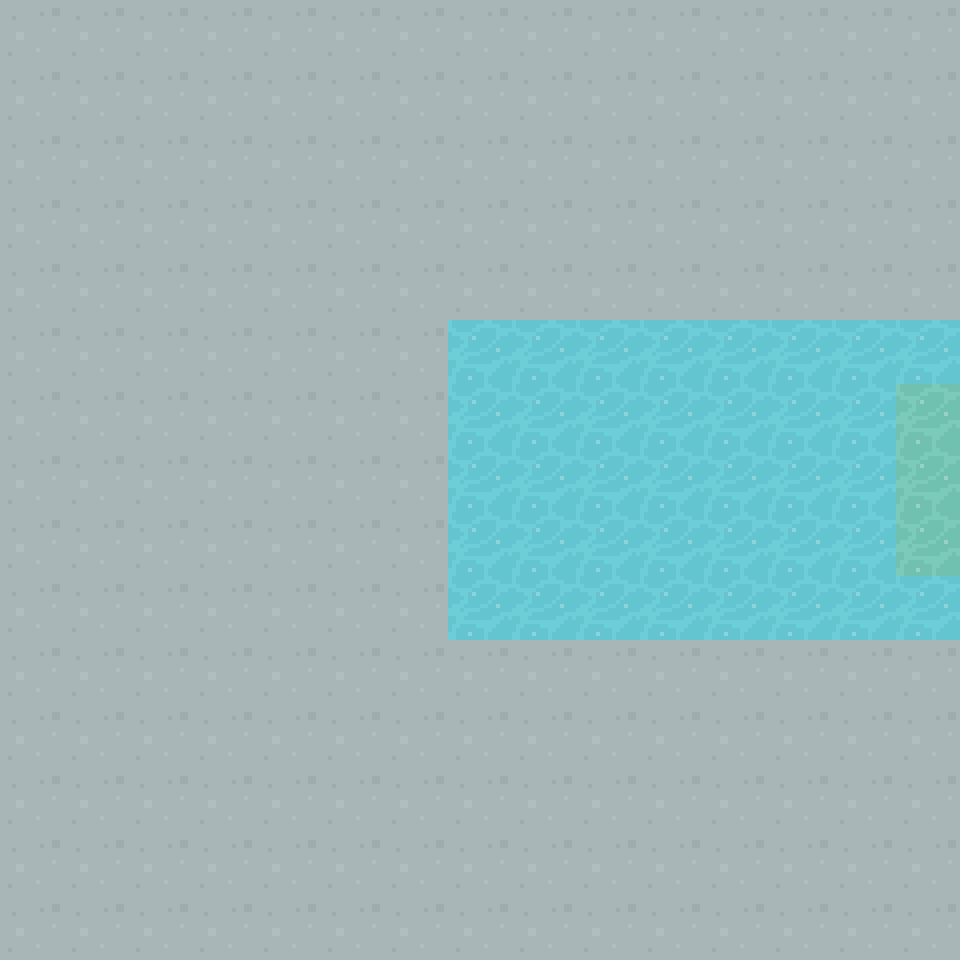

A 2D game scene composited from a Tiled map and its tileset images. What follows is a short description and the map's XML, with every tile layer's data as written:
An orthogonal 15x15 tile map with 64x64 px tiles, 1 tile layer (Tile Layer 1) and 1 object (EAST).

<map version="1.5" tiledversion="1.5.0" orientation="orthogonal" renderorder="right-down" width="15" height="15" tilewidth="64" tileheight="64" infinite="0" nextlayerid="3" nextobjectid="3">
 <tileset firstgid="1" source="../64TilesheetDungeon.tsx" />
 <layer id="1" name="Tile Layer 1" width="15" height="15">
  <data encoding="csv">
68,68,68,68,68,68,68,68,68,68,68,68,68,68,68,
68,68,68,68,68,68,68,68,68,68,68,68,68,68,68,
68,68,68,68,68,68,68,68,68,68,68,68,68,68,68,
68,68,68,68,68,68,68,68,68,68,68,68,68,68,68,
68,68,68,68,68,68,68,68,68,68,68,68,68,68,68,
68,68,68,68,68,68,68,321,321,321,321,321,321,321,321,
68,68,68,68,68,68,68,321,321,321,321,321,321,321,326,
68,68,68,68,68,68,68,321,321,321,321,321,321,321,326,
68,68,68,68,68,68,68,321,321,321,321,321,321,321,326,
68,68,68,68,68,68,68,321,321,321,321,321,321,321,321,
68,68,68,68,68,68,68,68,68,68,68,68,68,68,68,
68,68,68,68,68,68,68,68,68,68,68,68,68,68,68,
68,68,68,68,68,68,68,68,68,68,68,68,68,68,68,
68,68,68,68,68,68,68,68,68,68,68,68,68,68,68,
68,68,68,68,68,68,68,68,68,68,68,68,68,68,68
</data>
 </layer>
 <objectgroup id="2" name="Object Layer 1">
  <object id="1" name="EAST" x="896" y="384" width="64" height="192" />
 </objectgroup>
</map>
